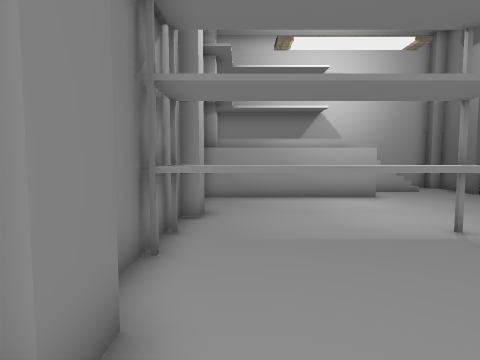
[1] (above)

12 first-person views from a walk through a scene from a Unity 3-D project. The camera is 1.5 m above the floor, tilts 4° down and sees 80° across. The floor is counted in squares, 1 m on a side. Each view is taken from the middle of a square. On the plan, view 1 faces up. The plan holds only what a view shows up to about 14 squares ahead; the rest is blank. The place goes on beyond the plan. Some surface patterns are stand-ins.

[2]
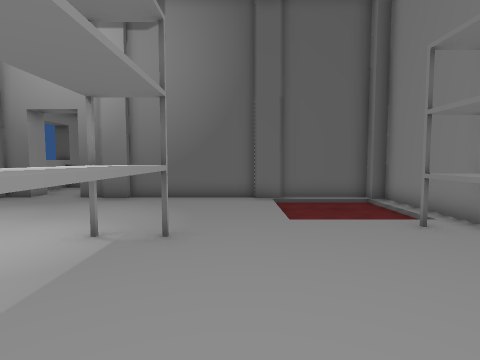

[3]
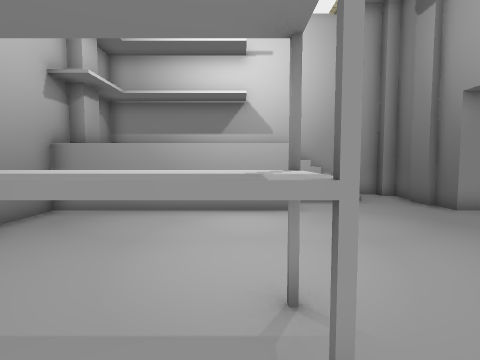

[4]
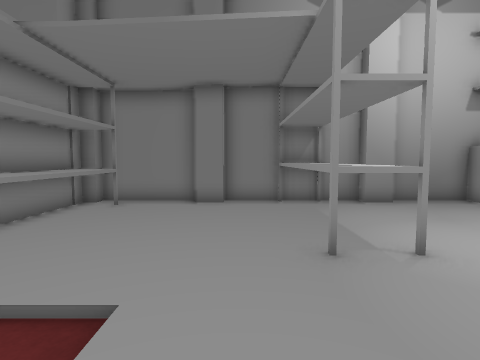

[5]
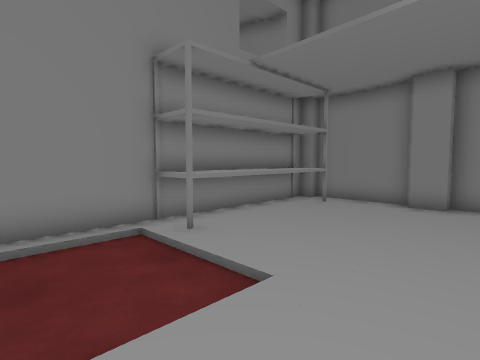

[6]
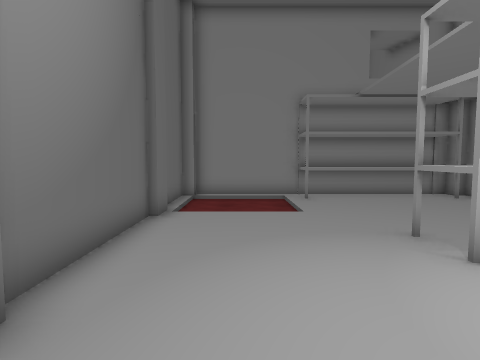

[7]
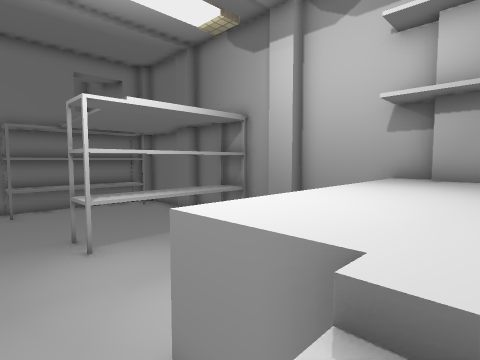

[8]
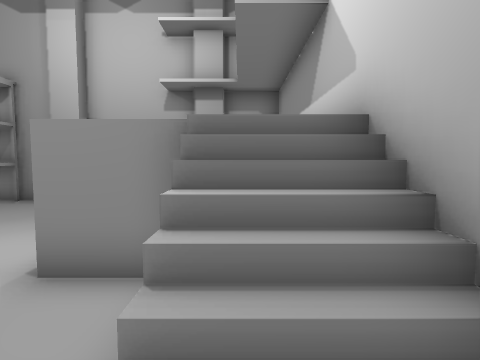

[9]
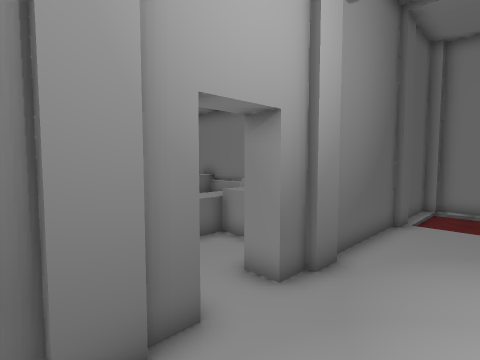

[10]
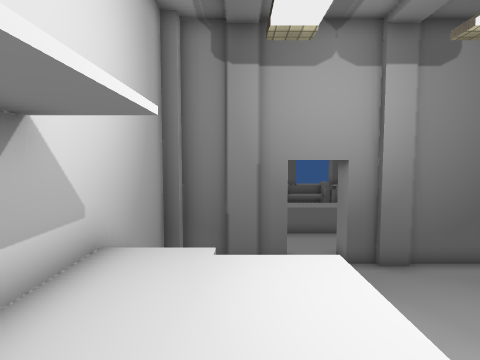

[11]
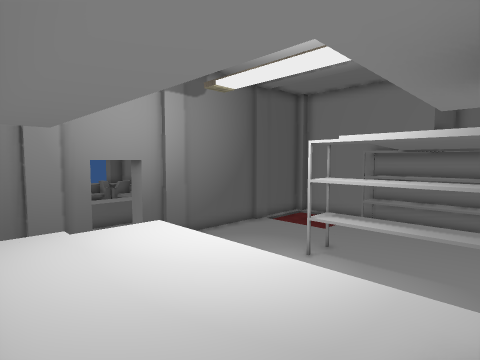

[12]
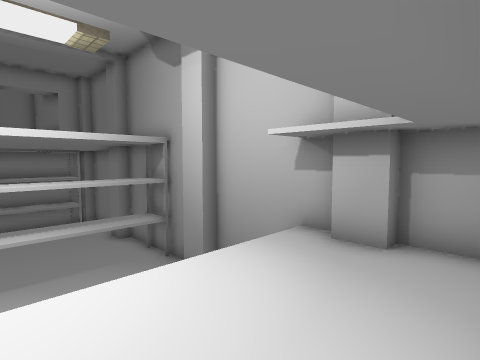

### Floor plan
Key: @ floor where view 1 was taken; # wall or solid block; . main floor; - floor 0.25 m lower than the main floor; : floor 2 m higher than the main floor; / step, stairs or slope; ^ raised ledge.
Columns run from 2 left of view 1 to 17 right of it. Each row starts with its distance up from view 1.
 16 #############
 15 #:::::::///.##
 14 #:::::::///..#
 13 #:::::::.....#
 12 #:::::::.....#..
 11 #................^
 10 #................^
  9 #............#...^
  8 #............# ..^
  7 #............# ^^^^
  6 #^^^^^^......#
  5 #^^^^^^......#   #^^
  4 #............#     ^
  3 #............#
  2 #.........../#
  1 #......./---/#
  0 #.@...../---/#
 -1 #.^^^^^^/---/#
 -2 ##^^^^^^////##
 -3  ############

Positions as (right, up) in squares from view 1, and headings:
1: (0, 0), facing up
2: (-1, 3), facing right
3: (4, 3), facing up
4: (9, 3), facing left
5: (9, 4), facing down-left
6: (8, 10), facing down
7: (7, 14), facing down-left
8: (9, 14), facing left
9: (7, 14), facing down-right
10: (1, 13), facing right
11: (-1, 15), facing down-right
12: (4, 15), facing down-left
